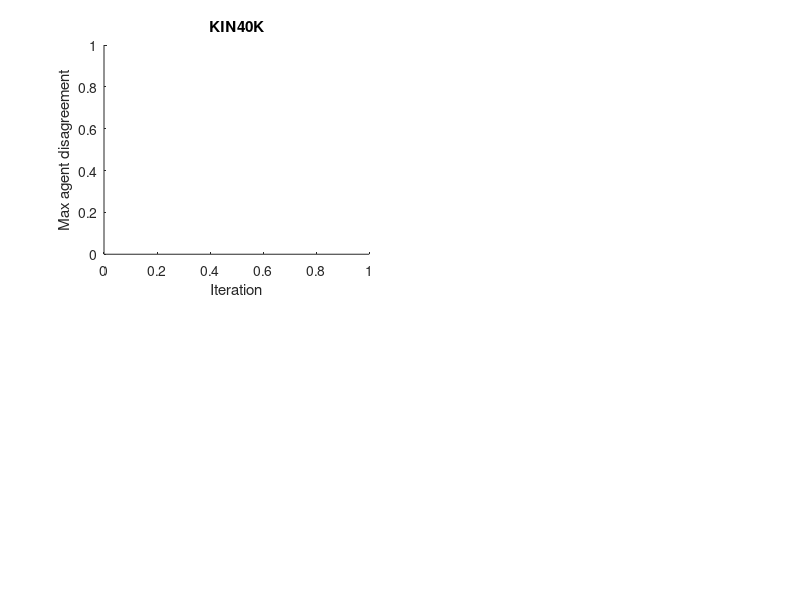

Reproduce this figure in MATLAB. (Note: this script raises an error after producing the figure.)
%% plot_consensus_convergence_summary.m
% 汇总图：4个数据集 x 5个方法的收敛曲线对比
% 每个数据集一个子图，每个方法用不同颜色展示 IP-DAC（实线）和 IP-AC（虚线）
% 曲线图：仅用 seed = plot_seed 作为代表绘制（conv_curve 长度随seed变化，不能逐点平均）
% 汇总表：iters_converge / comm_train / final_disagreement 跨 seed_list 取均值±标准差
clc; close all;

datasets    = {'KIN40K','POL','PUMADYN32NM','SARCOS'};
agg_list    = {'moe','gpoe','poe','bcm','rbcm'};
agg_labels  = {'MOE','GPOE','POE','BCM','RBCM'};
train_ratio = 0.4;
seed_list   = 1:10;   % 跑了10遍 MC 的 seed 列表
plot_seed   = 1;      % 曲线图代表性 seed（保持原脚本行为）
tr_tag      = round(train_ratio*100);

colors = lines(5);  % 5种颜色对应5个method

figure('Color','w','Position',[60,60,1400,950]);

summary_table = {};  % 汇总数值表：均值±标准差（跨 seed_list）

for d_idx = 1:length(datasets)
    dname = datasets{d_idx};
    SaveFolder = fullfile('Result','Dataset',dname);

    subplot(2,2,d_idx);
    hold on;
    legend_entries = {};

    for a_idx = 1:length(agg_list)
        agg = agg_list{a_idx};

        %% ---- 曲线图：只用 plot_seed 作代表，原脚本逻辑不变 ----
        dac_file_plot = fullfile(SaveFolder, sprintf('%s_tr%d_mc%d.mat',    agg, tr_tag, plot_seed));
        ac_file_plot  = fullfile(SaveFolder, sprintf('%s_ac_tr%d_mc%d.mat', agg, tr_tag, plot_seed));
        if exist(dac_file_plot,'file') && exist(ac_file_plot,'file')
            d_dac_plot = load(dac_file_plot);
            d_ac_plot  = load(ac_file_plot);

            iters_dac_plot = d_dac_plot.iter_converge;
            iters_ac_plot  = d_ac_plot.iter_converge;

            % 多条曲线数值上几乎重叠（不同 aggregation 方法在当前实现中
            % consensus 动力学非常接近），加一个很小的相对偏移让线条可分辨，
            % 不影响数量级/收敛趋势的判读。偏移量随 a_idx 递增。
            offset_factor = 1 + 0.05 * (a_idx - 1);

            curve_dac_offset = d_dac_plot.conv_curve_dac * offset_factor;
            curve_ac_offset  = d_ac_plot.conv_curve_ac  * offset_factor;

            semilogy(1:iters_dac_plot, curve_dac_offset, '-',  'Color', colors(a_idx,:), 'LineWidth',1.6);
            semilogy(1:iters_ac_plot,  curve_ac_offset,   '--', 'Color', colors(a_idx,:), 'LineWidth',1.6);

            legend_entries{end+1} = sprintf('%s-DAC', agg_labels{a_idx});
            legend_entries{end+1} = sprintf('%s-AC',  agg_labels{a_idx});
        else
            fprintf('[跳过曲线] %s - %s (seed=%d): 文件不存在\n', dname, agg, plot_seed);
        end

        %% ---- 汇总表：跨 seed_list 收集标量指标，取均值±标准差 ----
        iters_dac_all = []; comm_dac_all = []; final_dac_all = [];
        iters_ac_all  = []; comm_ac_all  = []; final_ac_all  = [];

        for s = seed_list
            dac_file = fullfile(SaveFolder, sprintf('%s_tr%d_mc%d.mat',    agg, tr_tag, s));
            ac_file  = fullfile(SaveFolder, sprintf('%s_ac_tr%d_mc%d.mat', agg, tr_tag, s));

            if ~exist(dac_file,'file') || ~exist(ac_file,'file')
                fprintf('[跳过统计] %s - %s (seed=%d): 文件不存在\n', dname, agg, s);
                continue;
            end

            d_dac = load(dac_file);
            d_ac  = load(ac_file);

            iters_dac_all(end+1) = d_dac.iter_converge;
            comm_dac_all(end+1)  = d_dac.comm_train;
            final_dac_all(end+1) = d_dac.conv_curve_dac(end);

            iters_ac_all(end+1)  = d_ac.iter_converge;
            comm_ac_all(end+1)   = d_ac.comm_train;
            final_ac_all(end+1)  = d_ac.conv_curve_ac(end);
        end

        if isempty(iters_dac_all) || isempty(iters_ac_all)
            continue;
        end

        % 均值 ± 标准差（标准差为0时, 即只有1个seed, std返回0）
        iters_dac_mean = mean(iters_dac_all); iters_dac_std = std(iters_dac_all);
        comm_dac_mean  = mean(comm_dac_all);  comm_dac_std  = std(comm_dac_all);
        final_dac_mean = mean(final_dac_all); final_dac_std = std(final_dac_all);

        iters_ac_mean = mean(iters_ac_all); iters_ac_std = std(iters_ac_all);
        comm_ac_mean  = mean(comm_ac_all);  comm_ac_std  = std(comm_ac_all);
        final_ac_mean = mean(final_ac_all); final_ac_std = std(final_ac_all);

        summary_table(end+1,:) = {dname, agg_labels{a_idx}, ...
            iters_dac_mean, iters_dac_std, comm_dac_mean, comm_dac_std, final_dac_mean, final_dac_std, ...
            iters_ac_mean,  iters_ac_std,  comm_ac_mean,  comm_ac_std,  final_ac_mean,  final_ac_std, ...
            numel(iters_dac_all)};
    end

    xlabel('Iteration'); ylabel('Max agent disagreement');
    title(dname);
    legend(legend_entries, 'Location','northeast', 'FontSize',7, 'NumColumns',2);
    grid on;
    hold off;
end

sgtitle(sprintf('Consensus Convergence Summary (Train=%.0f%%, curves: seed=%d, stats: seed=%d~%d)', ...
    train_ratio*100, plot_seed, seed_list(1), seed_list(end)));

%% 命令行汇总表（均值 ± 标准差，跨 seed_list）
fprintf('\n==========================================================================================================================\n');
fprintf('  Consensus Convergence & ET Communication Summary  (Train=%.0f%%, averaged over %d seeds: %d~%d)\n', ...
    train_ratio*100, numel(seed_list), seed_list(1), seed_list(end));
fprintf('==========================================================================================================================\n');
fprintf('%-12s %-6s %6s | %14s %14s %14s | %14s %14s %14s\n', ...
    'Dataset','Agg','N', 'DAC_it', 'DAC_ET', 'DAC_final', 'AC_it', 'AC_ET', 'AC_final');
fprintf('%s\n', repmat('-',1,122));
for i = 1:size(summary_table,1)
    row = summary_table(i,:);
    fprintf('%-12s %-6s %6d | %6.1f%+6.1f  %6.1f%+6.1f  %6.2e%+6.1e | %6.1f%+6.1f  %6.1f%+6.1f  %6.2e%+6.1e\n', ...
        row{1}, row{2}, row{15}, ...
        row{3}, row{4}, row{5}, row{6}, row{7}, row{8}, ...
        row{9}, row{10}, row{11}, row{12}, row{13}, row{14});
end
fprintf('%s\n\n', repmat('-',1,122));

%% 保存汇总表（方便后续直接读取，不用重新跑）
save(fullfile('Result','Dataset','consensus_summary_allseeds.mat'), 'summary_table', 'seed_list', 'plot_seed', 'datasets', 'agg_list', 'agg_labels', 'train_ratio');
fprintf('汇总表已保存到 Result/Dataset/consensus_summary_allseeds.mat\n');

%% 导出 CSV，方便直接粘贴进 Word/Excel 表格
csv_path = fullfile('Result','Dataset','consensus_summary_allseeds.csv');
fid = fopen(csv_path, 'w');
fprintf(fid, 'Dataset,Agg,N,DAC_iters_mean,DAC_iters_std,DAC_ET_mean,DAC_ET_std,DAC_final_mean,DAC_final_std,AC_iters_mean,AC_iters_std,AC_ET_mean,AC_ET_std,AC_final_mean,AC_final_std\n');
for i = 1:size(summary_table,1)
    row = summary_table(i,:);
    fprintf(fid, '%s,%s,%d,%.4f,%.4f,%.4f,%.4f,%.6e,%.6e,%.4f,%.4f,%.4f,%.4f,%.6e,%.6e\n', ...
        row{1}, row{2}, row{15}, row{3}, row{4}, row{5}, row{6}, row{7}, row{8}, ...
        row{9}, row{10}, row{11}, row{12}, row{13}, row{14});
end
fclose(fid);

%% Final ET consensus convergence values
FigureObj_FinalConsensus = figure('Color','w','Position',[80,80,1300,850], ...
    'Name','Final ET consensus convergence values');

for d_idx = 1:numel(datasets)
    dname = datasets{d_idx};
    ax = subplot(2,2,d_idx,'Parent',FigureObj_FinalConsensus);
    hold(ax,'on');

    final_dac = nan(1,numel(agg_labels));
    final_ac  = nan(1,numel(agg_labels));
    for a_idx = 1:numel(agg_labels)
        row_idx = find(strcmp(summary_table(:,1), dname) & ...
            strcmp(summary_table(:,2), agg_labels{a_idx}), 1);
        if ~isempty(row_idx)
            final_dac(a_idx) = summary_table{row_idx,7};
            final_ac(a_idx)  = summary_table{row_idx,13};
        end
    end

    bar(ax, [final_dac(:), final_ac(:)]);
    set(ax, 'YScale', 'log');
    xticks(ax, 1:numel(agg_labels));
    xticklabels(ax, agg_labels);
    ylabel(ax, 'Final consensus disagreement');
    title(ax, dname);
    grid(ax,'on');
    legend(ax, {'IP-DAC','IP-AC'}, 'Location','best');
end

sgtitle(FigureObj_FinalConsensus, ...
    sprintf('Final ET consensus convergence values (Train=%.0f%%, seeds=%d-%d)', ...
    train_ratio*100, seed_list(1), seed_list(end)));

final_fig_path = fullfile('Result','Dataset','consensus_final_values.fig');
final_png_path = fullfile('Result','Dataset','consensus_final_values.png');
savefig(FigureObj_FinalConsensus, final_fig_path);
saveas(FigureObj_FinalConsensus, final_png_path);
fprintf('Final convergence figure saved to %s and %s\n', final_fig_path, final_png_path);
fprintf('CSV 已导出到 %s，可直接用 Excel 打开或粘贴进 Word 表格\n', csv_path);
